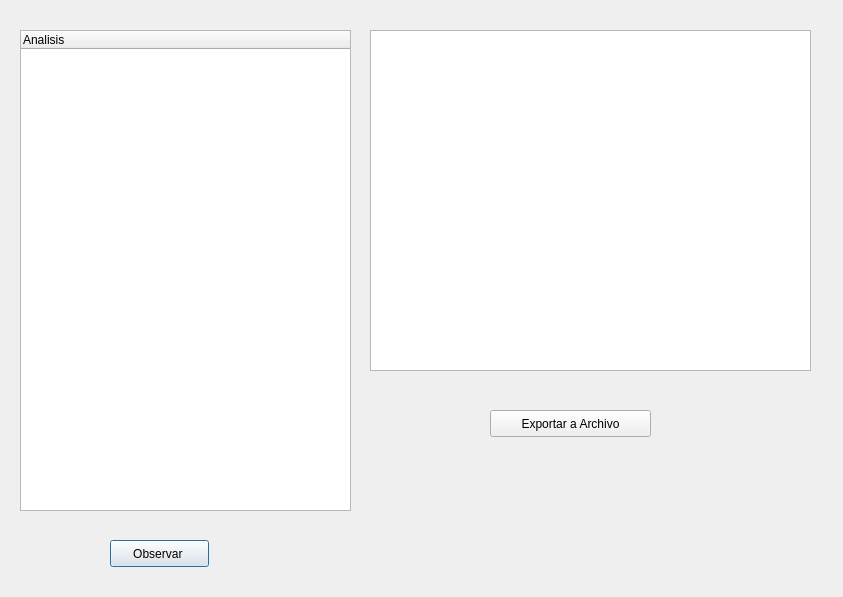
<?xml version="1.0" encoding="UTF-8"?>
<ui version="4.0">
 <class>buscar</class>
 <widget class="QDialog" name="buscar">
  <property name="geometry">
   <rect>
    <x>0</x>
    <y>0</y>
    <width>843</width>
    <height>597</height>
   </rect>
  </property>
  <property name="windowTitle">
   <string>Dialog</string>
  </property>
  <widget class="QTextEdit" name="ta_selloP">
   <property name="geometry">
    <rect>
     <x>370</x>
     <y>30</y>
     <width>441</width>
     <height>341</height>
    </rect>
   </property>
  </widget>
  <widget class="QTreeWidget" name="tw_selloP">
   <property name="geometry">
    <rect>
     <x>20</x>
     <y>30</y>
     <width>331</width>
     <height>481</height>
    </rect>
   </property>
   <property name="palette">
    <palette>
     <active>
      <colorrole role="Text">
       <brush brushstyle="SolidPattern">
        <color alpha="255">
         <red>170</red>
         <green>0</green>
         <blue>0</blue>
        </color>
       </brush>
      </colorrole>
     </active>
     <inactive>
      <colorrole role="Text">
       <brush brushstyle="SolidPattern">
        <color alpha="255">
         <red>170</red>
         <green>0</green>
         <blue>0</blue>
        </color>
       </brush>
      </colorrole>
     </inactive>
     <disabled>
      <colorrole role="Text">
       <brush brushstyle="SolidPattern">
        <color alpha="255">
         <red>159</red>
         <green>158</green>
         <blue>158</blue>
        </color>
       </brush>
      </colorrole>
     </disabled>
    </palette>
   </property>
   <column>
    <property name="text">
     <string>Analisis</string>
    </property>
   </column>
  </widget>
  <widget class="QPushButton" name="bt_obs">
   <property name="geometry">
    <rect>
     <x>110</x>
     <y>540</y>
     <width>99</width>
     <height>27</height>
    </rect>
   </property>
   <property name="text">
    <string>Observar </string>
   </property>
  </widget>
  <widget class="QPushButton" name="bt_exp">
   <property name="geometry">
    <rect>
     <x>490</x>
     <y>410</y>
     <width>161</width>
     <height>27</height>
    </rect>
   </property>
   <property name="text">
    <string>Exportar a Archivo</string>
   </property>
  </widget>
 </widget>
 <resources/>
 <connections/>
</ui>
